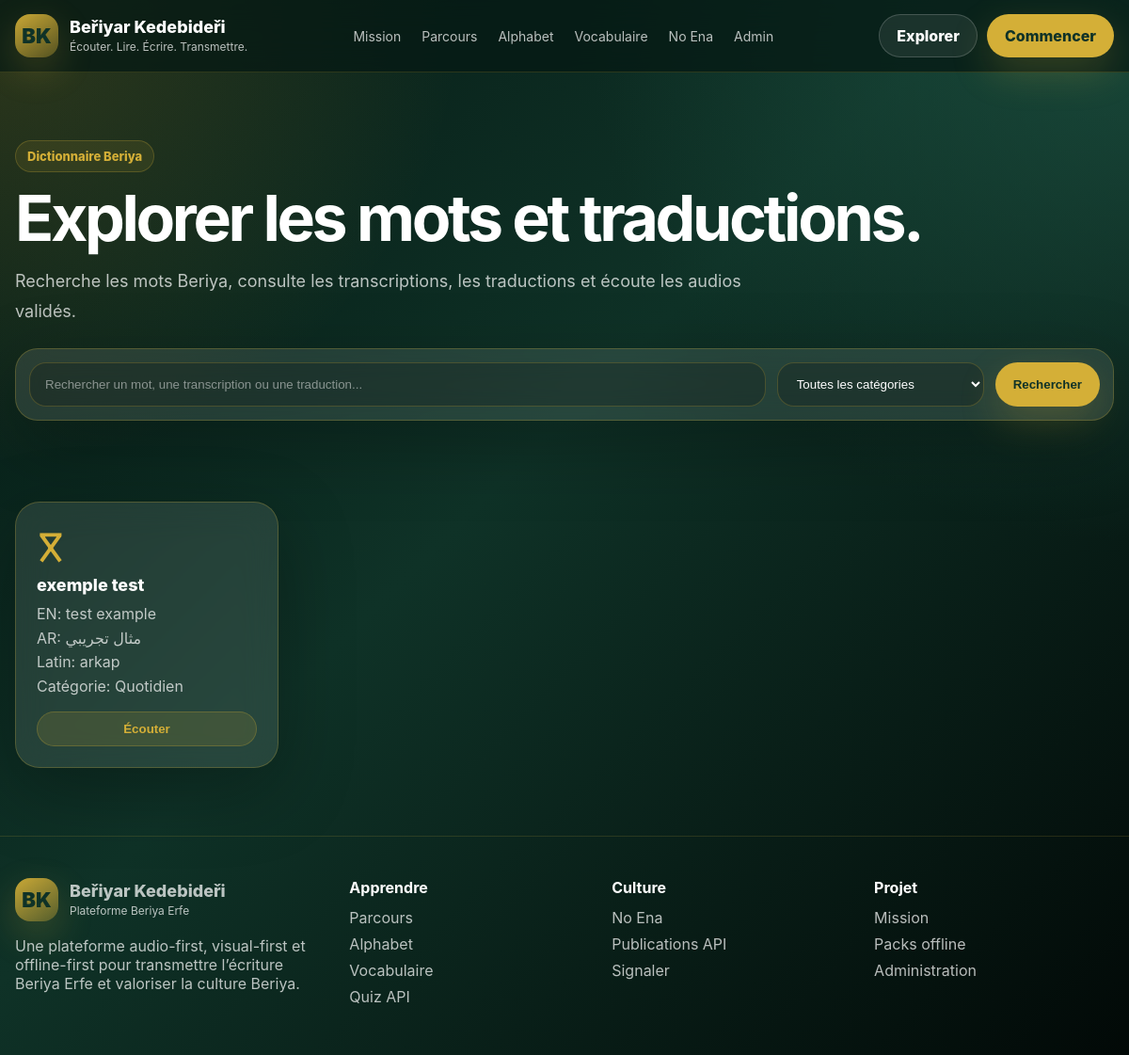
Page /vocabulaire/ on the committed database.
### vocabulary/models.py (models this page shows, shortened)
class Word(models.Model):
    BEGINNER = 'beginner'
    INTERMEDIATE = 'intermediate'
    ADVANCED = 'advanced'
    DIFFICULTY_CHOICES = [
        (BEGINNER, 'Beginner'),
        (INTERMEDIATE, 'Intermediate'),
        (ADVANCED, 'Advanced'),
    ]
    DRAFT = 'draft'
    REVIEW = 'review'
    VALIDATED = 'validated'
    PUBLISHED = 'published'
    REJECTED = 'rejected'
    VALIDATION_STATUS_CHOICES = [
        (DRAFT, 'Draft'),
        (REVIEW, 'Review'),
        (VALIDATED, 'Validated'),
        (PUBLISHED, 'Published'),
        (REJECTED, 'Rejected'),
    ]
    beriya_text = models.CharField(
        max_length=255,
        help_text='Mot en Beriya Erfe.',
    )
    latin_transcription = models.CharField(max_length=255, blank=True)
    arabic_transcription = models.CharField(max_length=255, blank=True)
    french_translation = models.CharField(max_length=255, blank=True)
    english_translation = models.CharField(max_length=255, blank=True)
    arabic_translation = models.CharField(max_length=255, blank=True)
    category = models.ForeignKey(
        WordCategory,
        on_delete=models.SET_NULL,
        blank=True,
        null=True,
        related_name='words',
    )
    difficulty = models.CharField(
        max_length=30,
        choices=DIFFICULTY_CHOICES,
        default=BEGINNER,
    )
    difficulty_order = models.PositiveIntegerField(default=0)
    image = models.ImageField(
        upload_to='vocabulary/images/',
        blank=True,
        null=True,
    )
    oral_prompt = models.CharField(
        max_length=255,
        blank=True,
        help_text='Instruction courte audio-first.',
    )
    pronunciation_note = models.TextField(blank=True)
    dialect_note = models.TextField(blank=True)
    example_sentence = models.TextField(blank=True)
    validation_status = models.CharField(
        max_length=20,
        choices=VALIDATION_STATUS_CHOICES,
        default=DRAFT,
    )
    is_active = models.BooleanField(default=True)
    available_offline = models.BooleanField(default=True)
    created_at = models.DateTimeField(auto_now_add=True)
    updated_at = models.DateTimeField(auto_now=True)
    class Meta:
        ordering = ['difficulty_order', 'beriya_text']
        verbose_name = 'Word'
        verbose_name_plural = 'Words'
        indexes = [
            models.Index(fields=['beriya_text']),
            models.Index(fields=['difficulty']),
            models.Index(fields=['validation_status']),
        ]

class WordCategory(models.Model):
    slug = models.SlugField(unique=True)
    name_fr = models.CharField(max_length=120)
    name_en = models.CharField(max_length=120, blank=True)
    name_ar = models.CharField(max_length=120, blank=True)
    order_index = models.PositiveIntegerField(default=0)
    is_active = models.BooleanField(default=True)
    class Meta:
        ordering = ['order_index', 'name_fr']
        verbose_name = 'Word Category'
        verbose_name_plural = 'Word Categories'

### webapp/views.py (the view, shortened to what this page needs)
# urls.py: path('vocabulaire/', vocabulary_page, name='web-vocabulary'),
def vocabulary_page(request):
    search = request.GET.get('q', '').strip()
    category = request.GET.get('category', '').strip()
    words = Word.objects.filter(
        is_active=True,
    ).select_related(
        'category',
    ).prefetch_related(
        'audio_links__audio_asset',
    )
    if category:
        words = words.filter(category__slug=category)
    words = words.order_by(
        'difficulty_order',
        'beriya_text',
    )
    categories = []
    try:
        from vocabulary.models import WordCategory
        categories = WordCategory.objects.filter(
            is_active=True,
        ).order_by(
            'order_index',
            'name_fr',
        )
    except Exception:
        categories = []
    return render(
        request,
        'webapp/vocabulary.html',
        {
            'words': words,
            'categories': categories,
            'search': search,
            'selected_category': category,
        },
    )

### templates/webapp/vocabulary.html (shortened to what this page needs)
{% extends "webapp/base.html" %}
{% block content %}
<main>
    <section class="page-header">
        <div class="container">
            <div class="badge">Dictionnaire Beriya</div>
            <h1>Explorer les mots et traductions.</h1>
            <p>
                Recherche les mots Beriya, consulte les transcriptions, les traductions
                et écoute les audios validés.
            </p>
            <form method="get" class="toolbar">
                <div class="form-inline glass" style="padding: 14px; border-radius: 24px;">
                    <input
                        class="input"
                        type="text"
                        name="q"
                        value="{{ search }}"
                        placeholder="Rechercher un mot, une transcription ou une traduction..."
                    >
                    <select class="select" name="category">
                        <option value="">Toutes les catégories</option>
                    </select>
                    <button class="btn btn-primary" type="submit">Rechercher</button>
                </div>
            </form>
        </div>
    </section>
    <section class="section" style="padding-top: 20px;">
        <div class="container">
            <div class="words-grid">
                {% for word in words %}
                    <article class="word-card glass">
                        <div class="word-text">{{ word.beriya_text }}</div>
                        <div class="word-translation">
                            {{ word.french_translation|default:"Traduction française à compléter" }}
                        </div>
                        <div class="word-meta">
                            {% if word.english_translation %}
                                EN: {{ word.english_translation }}<br>
                            {% endif %}
                            {% if word.arabic_translation %}
                                AR: {{ word.arabic_translation }}<br>
                            {% endif %}
                            {% if word.latin_transcription %}
                                Latin: {{ word.latin_transcription }}<br>
                            {% endif %}
                            {% if word.category %}
                                Catégorie: {{ word.category.name_fr }}
                            {% endif %}
                        </div>
                        {% with link=word.audio_links.first %}
                            {% if link and link.audio_asset.file %}
                                <button class="audio-button" data-audio="{{ link.audio_asset.file.url }}">
                                    Écouter
                                </button>
                            {% endif %}
                        {% endwith %}
                    </article>
                {% empty %}
                    <div class="empty-state glass">
                        Aucun mot trouvé.
                    </div>
                {% endfor %}
            </div>
        </div>
    </section>
</main>
{% endblock %}

### static/webapp/css/brand.css (style rules this page uses)
:root { --brand-green: #1B4D3E; --brand-night: #0F3227; --brand-gold: #D4AF37; --brand-dark: #061A14; --brand-white: #FFFFFF; --brand-muted: rgba(255, 255, 255, 0.72); --glass-bg: rgba(255, 255, 255, 0.10); --glass-border: rgba(212, 175, 55, 0.26); --shadow-gold: rgba(212, 175, 55, 0.22); }
* { box-sizing: border-box; }
html { scroll-behavior: smooth; }
body { margin: 0; min-height: 100vh; font-family: Inter, system-ui, -apple-system, BlinkMacSystemFont, "Segoe UI", sans-serif; background: radial-gradient(circle at top left, rgba(212, 175, 55, 0.20), transparent 30%), radial-gradient(circle at top right, rgba(27, 77, 62, 0.85), transparent 35%), linear-gradient(135deg, var(--brand-dark), var(--brand-night) 45%, #020907); color: var(--brand-white); }
.container { width: min(1180px, calc(100% - 32px)); margin: 0 auto; }
.glass { background: var(--glass-bg); border: 1px solid var(--glass-border); box-shadow: 0 24px 80px rgba(0, 0, 0, 0.28); backdrop-filter: blur(18px); -webkit-backdrop-filter: blur(18px); }
.btn { display: inline-flex; align-items: center; justify-content: center; gap: 8px; border-radius: 999px; padding: 12px 18px; font-weight: 800; border: 1px solid transparent; transition: transform 0.2s ease, box-shadow 0.2s ease, background 0.2s ease; }
.btn-primary { background: var(--brand-gold); color: var(--brand-night); box-shadow: 0 16px 42px var(--shadow-gold); }
.badge { display: inline-flex; align-items: center; gap: 8px; border-radius: 999px; padding: 8px 12px; color: var(--brand-gold); background: rgba(212, 175, 55, 0.10); border: 1px solid rgba(212, 175, 55, 0.24); font-weight: 800; font-size: 13px; }
.section { padding: 72px 0; }
.page-header { padding: 72px 0 36px; }
.page-header h1 { font-size: clamp(38px, 6vw, 68px); line-height: 1; margin: 14px 0; letter-spacing: -0.05em; }
.page-header p { color: var(--brand-muted); font-size: 18px; line-height: 1.75; max-width: 780px; }
.toolbar { display: flex; flex-wrap: wrap; gap: 12px; margin: 24px 0 30px; }
.input, .select { width: 100%; border: 1px solid rgba(212, 175, 55, 0.24); background: rgba(0, 0, 0, 0.18); color: var(--brand-white); border-radius: 18px; padding: 14px 16px; outline: none; }
.input::placeholder { color: rgba(255, 255, 255, 0.48); }
.form-inline { display: grid; grid-template-columns: 1fr 220px auto; gap: 12px; width: 100%; }
.audio-button { margin-top: 14px; width: 100%; border: 1px solid rgba(212, 175, 55, 0.25); background: rgba(212, 175, 55, 0.14); color: var(--brand-gold); border-radius: 999px; padding: 10px 14px; cursor: pointer; font-weight: 800; }
.words-grid { display: grid; grid-template-columns: repeat(auto-fill, minmax(280px, 1fr)); gap: 16px; }
.word-card { border-radius: 26px; padding: 22px; }
.word-text { font-size: 36px; color: var(--brand-gold); margin-bottom: 10px; font-weight: 900; }
.word-translation { font-size: 18px; font-weight: 800; }
.word-meta { color: var(--brand-muted); margin-top: 8px; line-height: 1.6; }
.beriya-font, .character-symbol, .word-text, .symbol-box { font-family: "Kedebideri", Inter, system-ui, sans-serif; }

### rows in the picture
Word: beriya_text "𖺠", french_translation "exemple test", english_translation "test example", arabic_translation "مثال تجريبي", latin_transcription "arkap", category.name_fr "Quotidien"
